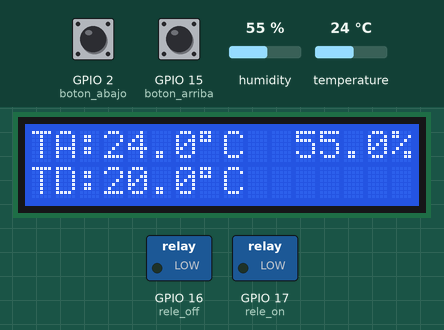
Recording of a sketch running on a simulated ESP32. Shown: 16×2 character LCD, switched loads named in the sketch (green lamp = pin HIGH). Inputs (shaded band) come from the test bench; at power-on: GPIO 2 (boton_abajo) LOW, GPIO 15 (boton_arriba) LOW, humidity 55 %, temperature 24 °C. WiFi joins after 1.5 s; servers stay silent unless stated; network time is answered at once with the bench clock; the local clock reads 2024-03-15 10:24:30 at power-on unless the sketch sets it; storage starts empty; what the sketch prints to the serial monitor is not drawn. At 10.0 s the program puts the board to deep sleep or switches it off; the recording ends there.

Above: at 2.2 s.

The sketch:

Final.ino
```cpp
#include <WiFi.h>
#include <AsyncTCP.h>
#include <ESPAsyncWebServer.h>
#include <WiFiClient.h>
#include <NTPClient.h>
#include <WiFiUdp.h>
#include <esp_sleep.h>
#include <LiquidCrystal_I2C.h>
#include <Bounce2.h>
#include <DHT.h>
#include <SPIFFS.h>
#include "hardware.h"

RTC_DATA_ATTR int estatus = 0;
RTC_DATA_ATTR int estatusRele = 0;
RTC_DATA_ATTR float temperaturaDeseada = 20.0;
RTC_DATA_ATTR bool sobrescribir = true;

const char *ssid  = "Cesarin";
const char *password = "cesar121101";
const char *ntpServerName = "pool.ntp.org";

WiFiUDP ntpUDP;
NTPClient timeClient(ntpUDP, ntpServerName, 1);

// Servidor asincronico en el puerto 80
AsyncWebServer server(80);

// Creación de eventos
AsyncEventSource events("/events");

Bounce botonA = Bounce(); //Objeto del boton arriba
Bounce botonD = Bounce(); //Objeto del boton abajo
DHT sensor_temperatura(sensor_t,DHT22); //Objeto del sensor de temperatura

//------------------------------------SIMBOLO °---------------------------------------------
LiquidCrystal_I2C lcd(0x27,16,2);
byte o[8] = {
B11100,
B10100,
B11100,
B00000,
B00000,
B00000,
B00000,
B00000,
};

//------------------------------------VARIABLES GLOBALES---------------------------------------------
float temperaturaActual = 0.0;
float humedadActual = 0.0;
int tiempoAnterior = 0; //Mediciones de tiempo
int tiempoServidor = 0; //Tiempo del servidor entre cada evento
int tiempoFlash = 0;
char tempD[7]; //Arreglo de temeperatura deseada
char tempA[7]; //Arreglo de temperatura actual
char humedad[5]; //Arreglo de humedad
char index_html[5000]; //Arreglo de pagina web


//-------------------------------INICIAR WIFI------------------------------------------
void initWiFi() {
    WiFi.mode(WIFI_STA);
    WiFi.begin(ssid, password);
    Serial.print("Connecting to WiFi ..");
    while (WiFi.status() != WL_CONNECTED) {
        Serial.print('.');
        delay(500);
    }
    Serial.println("Wifi connected!");
    delay(500);
    Serial.println(WiFi.localIP());
     // Inicializa el cliente NTP
    timeClient.begin();
    timeClient.setTimeOffset(7200);
    timeClient.update();
    if(!SPIFFS.begin()){
      Serial.println("Error");
      return;
    }
}

//-------------------------------MANEJADOR DE EVENTOS DEL SERVIDOR------------------------------------------
String processor(const String& var){
  if(var == "TemperaturaA"){
    return String(temperaturaActual);
  }
  else if (var == "TemperaturaD"){
    return String(temperaturaDeseada);
  }
  else if(var == "Humedad"){
    return String(humedadActual);
  }
  return String();
}

//-------------------------------SERVIDOR FUNCIONANDO------------------------------------------
void initServidor(){
    if ((millis() - tiempoServidor) > 1000) {
      events.send("ping",NULL,millis());
      events.send(String(temperaturaActual).c_str(),"temperatura_actual",millis()); //valores del sensor de temperatura
      events.send(String(temperaturaDeseada).c_str(),"temperatura_deseada",millis()); //temperatura deseada por el usuario
      events.send(String(humedad).c_str(),"humedad",millis()); //temperatura deseada por el usuario
    }
}

//------------------------------------CARGAR SERVIDOR---------------------------------------------
void cargarServidor(){
  server.on("/", HTTP_GET, [](AsyncWebServerRequest *request){
    request->send_P(200, "text/html", index_html, processor);
  });

  server.on("/Num", HTTP_POST, [](AsyncWebServerRequest *request){
    //Variable auxiliar temporal
    String TemperaturaDServer;
    if(request->hasParam("numero", true)){
      TemperaturaDServer = request->getParam("numero", true)->value();
      temperaturaDeseada = TemperaturaDServer.toFloat();
      tiempoAnterior = millis();
    }
    request->send_P(200, "text/html", index_html, processor);
  });

  // Handle Web Server Events
  events.onConnect([](AsyncEventSourceClient *client){
    if(client->lastId()){
      Serial.printf("Client reconnected!");
    }
    client->send("hello!", NULL, millis(), 1000);
  });
  server.addHandler(&events);
  server.begin();
}

//-------------------------------CARGAR PAGINA WEB------------------------------------------
void cargarWeb(){
  File file = SPIFFS.open("/paginaWeb.html","r");
  if(!file){
    Serial.println("No se puede abrir");
    return;
  }
  while(file.available()){
    String contenidoArchivo = file.readString();
    char contenidoChar[contenidoArchivo.length() + 1];
    contenidoArchivo.toCharArray(contenidoChar, contenidoArchivo.length() + 1);
    strcat(index_html, contenidoChar);
  }
  file.close();
}

//------------------------------------INICIAR LCD---------------------------------------------
void initLCD(){
  lcd.init();
  lcd.backlight();
  lcd.createChar (0,o);
  lcd.clear();
  lcd.setCursor(0, 0);
  sprintf(tempA,"TA:%04.1f", temperaturaActual);
  lcd.print(tempA);
  lcd.write (byte (0));
  lcd.print("C");
  lcd.setCursor(11, 0);
  sprintf(humedad,"%04.1f%%", humedadActual);
  lcd.print(humedad);
  lcd.setCursor(0, 1);
  sprintf(tempD,"TD:%04.1f", temperaturaDeseada);
  lcd.print(tempD);
  lcd.write (byte (0));
  lcd.print("C");
}

//------------------------------------ACTUALIZAR LCD---------------------------------------------
void actualizarLCD(){
  lcd.setCursor(0, 0);
  sprintf(tempA,"TA:%04.1f", temperaturaActual);
  lcd.print(tempA);
  lcd.write (byte (0));
  lcd.print("C");
  lcd.setCursor(11, 0);
  sprintf(humedad,"%04.1f%%", humedadActual);
  lcd.print(humedad);
  lcd.setCursor(0, 1);
  sprintf(tempD,"TD:%04.1f", temperaturaDeseada);
  lcd.print(tempD);
  lcd.write (byte (0));
  lcd.print("C");
}

//------------------------------------PULSACIONES DE UN BOTON---------------------------------------------
void pulsaciones(){
  botonA.update();
  botonD.update();
  if(botonA.fell()){
    tiempoAnterior = millis();
    if(temperaturaDeseada < 99){
      temperaturaDeseada += 0.5;
    }
  }
  if(botonD.fell()){
    tiempoAnterior = millis();
    if(temperaturaDeseada > 0){
      temperaturaDeseada -= 0.5;
    }
  }
}

//------------------------------------ENCENDER/APAGAR RELE---------------------------------------------
void comprobarRele(){
  if(temperaturaActual < temperaturaDeseada and estatusRele == 0){
    estatusRele = 1;
    digitalWrite(rele_on, HIGH);
    digitalWrite(rele_off, LOW);
    delay(10);
    digitalWrite(rele_on, LOW);
    Serial.println("Rele encendido");
  }
  if(temperaturaActual >= temperaturaDeseada and estatusRele == 1){
    estatusRele = 0;
    digitalWrite(rele_off, HIGH);
    digitalWrite(rele_off, HIGH);
    digitalWrite(rele_on, LOW);
    delay(10);
    digitalWrite(rele_off, LOW);
    Serial.println("Rele Apagado");
  }
}

//------------------------------------FUNCION PARA APAGAR EL SISTEMA---------------------------------------------
void estadoSistema(){
  if(millis() - tiempoAnterior >= 10000){
    Serial.println("Apagar sistema");
    estatus = 1;
    lcd.noDisplay();
    lcd.noBacklight();
    WiFi.disconnect();
    WiFi.mode(WIFI_OFF);
    esp_sleep_enable_ext1_wakeup(BIT(GPIO_NUM_2) | BIT(GPIO_NUM_15), ESP_EXT1_WAKEUP_ANY_HIGH); //Despertar por boton
    esp_sleep_enable_timer_wakeup(5 * 1000000ULL); //Despertar por tiempo
    esp_deep_sleep_start();
  }else{
    estatus = 0;
  }
}

//------------------------------------FICHEROS---------------------------------------------
void escribirFichero(String temperatura, String fecha, String hora, String alertaUmbral){
  if(sobrescribir){
    //Abrir archivo para escribir desde 0
    File file = SPIFFS.open("/mediciones.txt", "w");
    file.println("T:"+ temperatura + " F:" + fecha + " H:" + hora + " U:" + alertaUmbral);
    file.close();
    sobrescribir = false;
  }else{
    //Abrir archivo para escribir desde la ultima linea
    File file = SPIFFS.open("/mediciones.txt", "a");
    file.println("T:"+ temperatura + " F:" + fecha + " H:" + hora  + " U:" + alertaUmbral);
    file.close();
  }
}

void guardarMedicion(){
  timeClient.update();
  // Obtiene fecha y hora
  String hora = timeClient.getFormattedTime();
  time_t epochTime = timeClient.getEpochTime();
  struct tm *ptm = gmtime ((time_t *)&epochTime);
  int dia = ptm->tm_mday;
  int mes = ptm->tm_mon+1;
  int year = ptm->tm_year+1900;
  String fecha = (String(dia)+"/"+String(mes)+"/"+String(year));
  mediciones();
  if(millis() - tiempoFlash >= 5000){ //Cada 5 segundos se guarda una muestra
    Serial.println("Guardar Mediciones");
    if(temperaturaActual >= temperaturaDeseada){
      escribirFichero(String(temperaturaActual), fecha, hora, "Temperatura aceptable");
    }else{
      escribirFichero(String(temperaturaActual), fecha, hora, "Aumentando temperatura");
    }
    tiempoFlash = millis();
  }
}

//------------------------------------OBTENER MEDICIONES DEL SENSOR---------------------------------------------
void mediciones(){
  temperaturaActual = sensor_temperatura.readTemperature(); //Leer temperatura actual
  humedadActual = sensor_temperatura.readHumidity(); //Leer humeada actual
}

void setup() {
  Serial.begin(115200);
  pinMode(sensor_t, INPUT);
  pinMode(rele_on, OUTPUT);
  pinMode(rele_off, OUTPUT);
  pinMode(boton_arriba, INPUT);
  pinMode(boton_abajo, INPUT);
  sensor_temperatura.begin();
  botonA.attach(boton_arriba);
  botonA.interval(10);
  botonD.attach(boton_abajo);
  botonD.interval(10);
  esp_sleep_wakeup_cause_t causaDespertar = esp_sleep_get_wakeup_cause();
  switch (causaDespertar) {
    case ESP_SLEEP_WAKEUP_TIMER:
      Serial.println("Despertado por el temporizador");
      // Realizar las acciones necesarias cuando se despierta por el temporizador
      break;
    case ESP_SLEEP_WAKEUP_EXT1:
      Serial.println("Despertado por un pulsador");
        estatus = 0;
      break;
  }
  tiempoAnterior = millis(); //Empezar a contar el tiempo
  mediciones(); //Actualizar mediciones del sensor
  if(estatus == 0){ //Primer encendido del sistema
    Serial.println("El sistema esta activo por primera vez");
    initWiFi();
    cargarWeb();
    cargarServidor();
    initLCD();
  }else if(estatus == 1){ //El sistema ya se ha apagado
    Serial.println(temperaturaActual);
    if((temperaturaActual < temperaturaDeseada and estatusRele == 1) or (temperaturaActual >= temperaturaDeseada and estatusRele == 0)){ //No tenemos que modificar el estado del rele
      Serial.println("El sistema se desperto pero no hay ninguna accion pendiente");
      esp_sleep_enable_ext1_wakeup(BIT(GPIO_NUM_2) | BIT(GPIO_NUM_15), ESP_EXT1_WAKEUP_ANY_HIGH);
      esp_sleep_enable_timer_wakeup(5 * 1000000ULL);
      esp_deep_sleep_start();
    }
    else if((temperaturaActual >= temperaturaDeseada and estatusRele == 1) or (temperaturaActual < temperaturaDeseada and estatusRele == 0)){ //Tenemos que modificar el estado del rele
      Serial.println("El sistema se ha despertado de nuevo");
      estatus = 0;
      tiempoAnterior = millis();
      initWiFi();
      cargarWeb();
      cargarServidor();
      initLCD();
    }
  }
}

void loop() {
  pulsaciones(); //Pulsaciones de Botones
  mediciones(); //Actualizar las mediciones del sensor
  guardarMedicion(); //Funcion del log del sistema
  comprobarRele(); //Funcion para encender rele
  estadoSistema(); //Funcion para apagar el sistema
  initServidor(); //Funcion para mantener servidor
  actualizarLCD(); //Actualizar LCD
}
```

hardware.h
```cpp
//Definicion de pines MINI D1
#define boton_arriba 15
#define boton_abajo 2
#define rele_on 17
#define rele_off 16
#define sensor_t 5
```

Measured:
- what the display in image 0 shows lasts 7.8 s, from 2.2 s to 10.0 s
